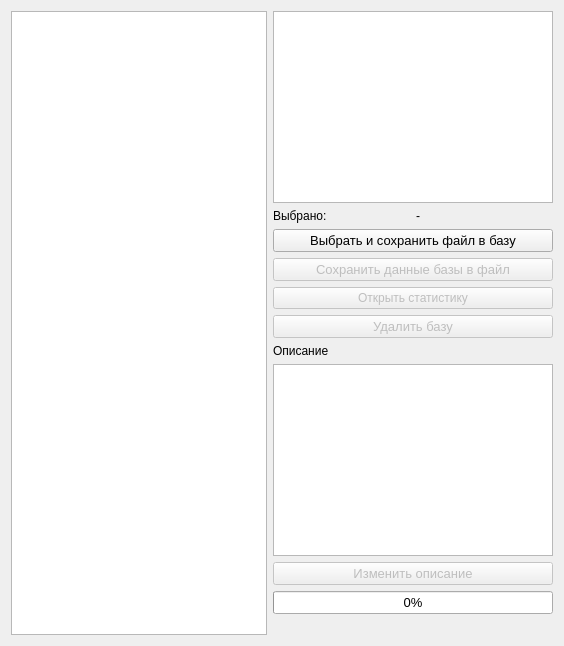
        <widget class="QWidget" name="tabDB">
         <property name="contextMenuPolicy">
          <enum>Qt::PreventContextMenu</enum>
         </property>
         <attribute name="title">
          <string>База</string>
         </attribute>
         <layout class="QGridLayout" name="gridLayout_8">
          <item row="0" column="0">
           <layout class="QGridLayout" name="gridLayout">
            <item row="2" column="2">
             <widget class="QLabel" name="lblSqlDBSelectedValue">
              <property name="text">
               <string>-</string>
              </property>
             </widget>
            </item>
            <item row="0" column="0" rowspan="12">
             <widget class="QTableView" name="tvSqlTable">
              <property name="font">
               <font>
                <pointsize>10</pointsize>
               </font>
              </property>
             </widget>
            </item>
            <item row="3" column="1" colspan="2">
             <widget class="QPushButton" name="pbDBSave">
              <property name="font">
               <font>
                <pointsize>10</pointsize>
               </font>
              </property>
              <property name="text">
               <string>Выбрать и сохранить файл в базу</string>
              </property>
              <property name="checkable">
               <bool>false</bool>
              </property>
             </widget>
            </item>
            <item row="8" column="1" colspan="2">
             <widget class="QTextEdit" name="teDBTableDescription"/>
            </item>
            <item row="11" column="1" colspan="2">
             <widget class="QLabel" name="lblErrorWarning">
              <property name="enabled">
               <bool>true</bool>
              </property>
              <property name="font">
               <font>
                <pointsize>10</pointsize>
               </font>
              </property>
              <property name="styleSheet">
               <string notr="true"/>
              </property>
              <property name="text">
               <string/>
              </property>
             </widget>
            </item>
            <item row="2" column="1">
             <widget class="QLabel" name="lblSqlSelected">
              <property name="text">
               <string>Выбрано:</string>
              </property>
             </widget>
            </item>
            <item row="10" column="1" colspan="2">
             <widget class="QProgressBar" name="prbrDBSave">
              <property name="font">
               <font>
                <pointsize>10</pointsize>
               </font>
              </property>
              <property name="minimum">
               <number>0</number>
              </property>
              <property name="maximum">
               <number>100</number>
              </property>
              <property name="value">
               <number>0</number>
              </property>
              <property name="textVisible">
               <bool>true</bool>
              </property>
              <property name="orientation">
               <enum>Qt::Horizontal</enum>
              </property>
              <property name="format">
               <string>%p%</string>
              </property>
             </widget>
            </item>
            <item row="5" column="1" colspan="2">
             <widget class="QPushButton" name="pbStartStatsWindow">
              <property name="enabled">
               <bool>false</bool>
              </property>
              <property name="text">
               <string>Открыть статистику</string>
              </property>
             </widget>
            </item>
            <item row="0" column="1" rowspan="2" colspan="2">
             <widget class="QTreeView" name="tvDatabases">
              <property name="minimumSize">
               <size>
                <width>280</width>
                <height>0</height>
               </size>
              </property>
             </widget>
            </item>
            <item row="7" column="1" colspan="2">
             <widget class="QLabel" name="lblDBTableDescription">
              <property name="text">
               <string>Описание</string>
              </property>
             </widget>
            </item>
            <item row="4" column="1" colspan="2">
             <widget class="QPushButton" name="pbSaveFile">
              <property name="enabled">
               <bool>false</bool>
              </property>
              <property name="font">
               <font>
                <pointsize>10</pointsize>
               </font>
              </property>
              <property name="text">
               <string>Сохранить данные базы в файл</string>
              </property>
             </widget>
            </item>
            <item row="6" column="1" colspan="2">
             <widget class="QPushButton" name="pbDBTableDelete">
              <property name="enabled">
               <bool>false</bool>
              </property>
              <property name="font">
               <font>
                <pointsize>10</pointsize>
               </font>
              </property>
              <property name="text">
               <string>Удалить базу</string>
              </property>
             </widget>
            </item>
            <item row="9" column="1" colspan="2">
             <widget class="QPushButton" name="pbDbTableChangeDescription">
              <property name="enabled">
               <bool>false</bool>
              </property>
              <property name="font">
               <font>
                <pointsize>10</pointsize>
               </font>
              </property>
              <property name="text">
               <string>Изменить описание</string>
              </property>
             </widget>
            </item>
           </layout>
          </item>
         </layout>
        </widget>
